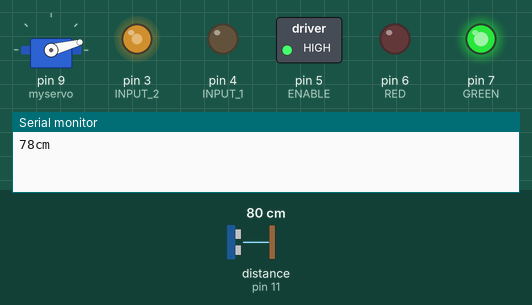
Recording of a sketch running on a simulated Arduino Uno, built with avr-gcc and run on an emulated ATmega328P. Shown: servo, switched loads named in the sketch (green lamp = pin HIGH), output pins drawn as LEDs (lit = HIGH), the last lines printed to the serial monitor. Wiring (inferred from the names in the program): ultrasonic range finder: trigger pin 12; echo pin 11. The inputs (shaded band) are chosen by the test bench; at power-on: distance to the obstacle (sensor on pin 11) 80 cm. The echo pulse lasts 58.3 µs per cm; pins used as bus, display or sensor lines are not drawn.

Above: at 1.6 s.
1.7 s: distance to the obstacle (sensor on pin 11) set to 2 cm
At 3.38 s:
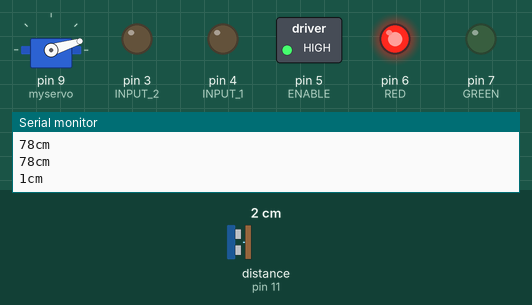
At 3.76 s:
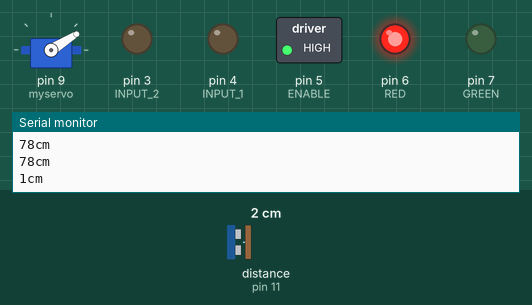
5.2 s: distance to the obstacle (sensor on pin 11) set to 18 cm
8.7 s: distance to the obstacle (sensor on pin 11) set to 23 cm
At 10.1 s:
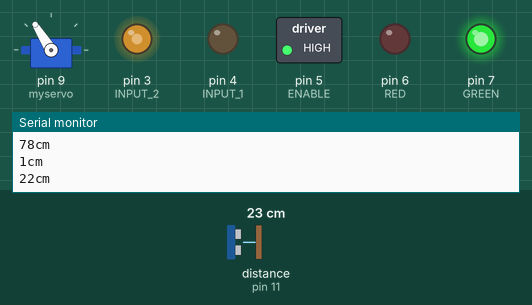
Timing chart, 0 to 11.7 s (numbered marks = the images above; inputs shaded):
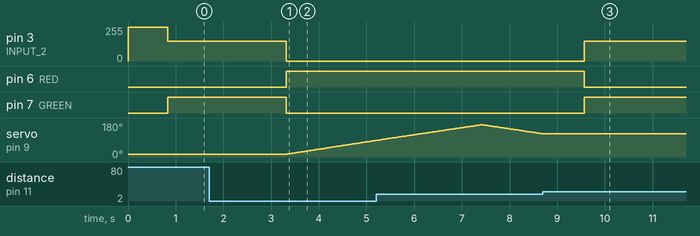

Measured:
- the behaviour switches between 21 and 22 cm on distance to the obstacle (sensor on pin 11) (found by bisection; images 2 and 3)
- after the input at 1.7 s, pin 3 (INPUT_2): 150/255 → 0/255 after 1.6 s; pin 6 (RED): LOW → HIGH after 1.6 s; pin 7 (GREEN): HIGH → LOW after 1.6 s; servo on pin 9 (myservo): moves from 15° to 88° over 1.9 s, starting after 1.6 s
- after the input at 8.7 s, pin 3 (INPUT_2): 0/255 → 150/255 after 0.87 s; pin 6 (RED): HIGH → LOW after 0.87 s; pin 7 (GREEN): LOW → HIGH after 0.87 s; servo on pin 9 (myservo): goes on until 8.7 s, then stays 122°

The sketch:

Smart_Fan.ino
```cpp
/*The Motor works if and only if the Ultrasonic Sensor is not blocked form any obstacle in distance less than 20cm.
When the Sensor is blocked, it scans the area in 156 degrees (Not in 180 degrees because the Servo motor is burdened)
and tries to find the proper place, the space which is free from obstacles
and then the Motor starts again. When the Motor works the GREEN light is ΟΝ.
When the Motor stops the RED ligth is ΟΝ*/

#include "SR04.h"
#include <Servo.h>
#define TRIG_PIN 12 // Sensor variable
#define ECHO_PIN 11 // Sensor variable
#define ENABLE 5  // Motor variable
#define INPUT_1 4 // Motor variable
#define INPUT_2 3 // Motor variable
#define RED 6 // Red light
#define GREEN 7 //Green light

SR04 sr04 = SR04(ECHO_PIN,TRIG_PIN); // object that counts the Obstacle Distance from Sensor
long DistanceObstacle; // Distance variable
int i=15;// Minimum angle of Servo Motor
int j=0;
Servo myservo; // Object of Servo Motor

/*Function that activates and deactivates the motor according to the Obstacle distance*/
int StopMotor(int DistanceObst){
   if(DistanceObst>=20){
     digitalWrite(INPUT_2,HIGH);
     analogWrite(INPUT_2,150);
     digitalWrite(GREEN,HIGH);
     digitalWrite(RED,LOW);
    }
   else{
    digitalWrite(INPUT_2,LOW);
    digitalWrite(GREEN,LOW);
    digitalWrite(RED,HIGH);
    }
   Serial.print(DistanceObst);
   Serial.println("cm");
}

/*Function that moves the Servo position COUNTERCLOCKWISE when the Obstacle Distance is too small*/
void ServoPosition(){
  while(i<=170){
    myservo.write(i);// Servo Motor moves COUNTERCLOCKWISE from Min angle(15) to Max angle(171) according to the obstacles distances.
    i++;
    DistanceObstacle=sr04.Distance();
    if(DistanceObstacle>20){break;}
    //Serial.println(i);
  }

/*Try to reverse the Servo*/
  if(i=171){
    while(i>=15){
     myservo.write(i);// Servo Motor moves CLOCKWISE from Max angle(171) to Min angle(15) according to the obstacles distances.
     i--;
     DistanceObstacle=sr04.Distance();
     if(DistanceObstacle>20){break;}
     //Serial.println(i);
    }
   }
//  Serial.println(i);
}

void setup() {
  myservo.write(i);// Gives a value to Servo
  myservo.attach(9);// Attaches the Servo to Pin 9
  pinMode(RED,OUTPUT);
  pinMode(GREEN,OUTPUT);
  pinMode(ENABLE,OUTPUT);
  pinMode(INPUT_1,OUTPUT);
  pinMode(INPUT_2,OUTPUT);
  digitalWrite(ENABLE,HIGH);
  digitalWrite(INPUT_2,HIGH);// If the INPUT_2 is HIGH and the INPUT_1 is LOW the motor moves CLOCKWISE
  digitalWrite(INPUT_1,LOW);// If the INPUT_1 is HIGH and the INPUT_2 is LOW the motor moves ANTICLOCKWISE
  Serial.begin(9600);
}

void loop() {
  DistanceObstacle=sr04.Distance();
  delay(800);
  StopMotor(DistanceObstacle); // Calls the Function StopMotor
  if(DistanceObstacle<=20){
    ServoPosition(); // Calls the Function ServoPosition
  }
}
```

SR04.cpp
```cpp
#include "SR04.h"

SR04::SR04(int echoPin, int triggerPin) {
    _echoPin = echoPin;
    _triggerPin = triggerPin;
    pinMode(_echoPin, INPUT);
    pinMode(_triggerPin, OUTPUT);
    _autoMode = false;
    _distance = 999;
}


long SR04::Distance() {
    long d = 0;
    _duration = 0;
    digitalWrite(_triggerPin, LOW);
    delayMicroseconds(2);
    digitalWrite(_triggerPin, HIGH);
    delayMicroseconds(10);
    digitalWrite(_triggerPin, LOW);
    delayMicroseconds(2);
    _duration = pulseIn(_echoPin, HIGH, PULSE_TIMEOUT);
    d = MicrosecondsToCentimeter(_duration);
    delay(25);
    return d;
}

long SR04::DistanceAvg(int wait, int count) {
    long min, max, avg, d;
    min = 999;
    max = 0;
    avg = d = 0;

    if (wait < 25) {
        wait = 25;
    }

    if (count < 1) {
        count = 1;
    }

    for (int x = 0; x < count + 2; x++) {
        d = Distance();

        if (d < min) {
            min = d;
        }

        if (d > max) {
            max = d;
        }

        avg += d;
    }

    // substract highest and lowest value
    avg -= (max + min);
    // calculate average
    avg /= count;
    return avg;
}

void SR04::Ping() {
    _distance = Distance();
}

long SR04::getDistance() {
    return _distance;
}

long SR04::MicrosecondsToCentimeter(long duration) {
    long d = (duration * 100) / 5882;
    //d = (d == 0)?999:d;
    return d;
}
```

SR04.h
```cpp
#ifndef SR04_H
#define SR04_H

#if defined(ARDUINO) && ARDUINO >= 100
	#include "Arduino.h"
#else
	#include "WProgram.h"
#endif
//#include "pins_arduino.h"

#include <inttypes.h>

#define PULSE_TIMEOUT 150000L	// 100ms
#define DEFAULT_DELAY 10
#define DEFAULT_PINGS 5
class SR04 {
public:

	/**
	* Constructor
	* Ultrasonic sensor SR04, four connections pins
	* VCC, ECHO, TRIGGER, GND
	* <br>
	* \param echoPin digital INPUT-Pin for measuring distance
	* \param triggerPin if 10us high a trigger signal is generated from
	*					SR04
	*
	* \return void
	*/
	SR04(int echoPin, int triggerPin);

	/**
	* Do a measurment for this sensor. Return distance as long
	* in centimenter
	* \return long distance in centimeter
	*/
	long Distance();

	/**
	* Do count measurents and calculate the average.
	* To avoid defilement from ow/high peaks, min/max values
	* are substracted from the average
	*
	* \param wait delay between measurements, default = DEFAULT_DELAY/ms
	* \param count number of measurements, default DEFAULT_PINGS
	* \return long distance in centimeter
	**/
	long DistanceAvg(int wait=DEFAULT_DELAY, int count=DEFAULT_PINGS);

	/**
	* Do only a ping. Get result with methode getDistance()
	*
	* \param keine
	*/
	void Ping() ;

	/**
	* return latest distance. Methode Ping() should be called before
	* \param keine
	* \return Distanz in Zentimeter
	*/
	long getDistance();


private:
	/**
	* Do the measurement calculation and return result in centimeter
	* SR04 measure echo time to obstacle and return way.
	* <br>
	* Sound travels with 340m/sec
	* <br>
	* Example: Obstace 100cm away from SR04. Measure time is 100cm to
	* obstacle and 100cm return = 200cm
	* <br>
	* 1sec = 1000ms = 1.000.000uS
	* 1.000.000 / 340 = Distance in microseconds for 100cm
	* 2941uS fuer 100cm = 5882 uS fuer 200cm
	*
	* duration / 5882 * 100 = distance in cm
	*/
	long MicrosecondsToCentimeter(long duration);

	long _currentDistance;
	int _echoPin, _triggerPin;
	long _duration, _distance;
	bool _autoMode;
};
#endif
```
